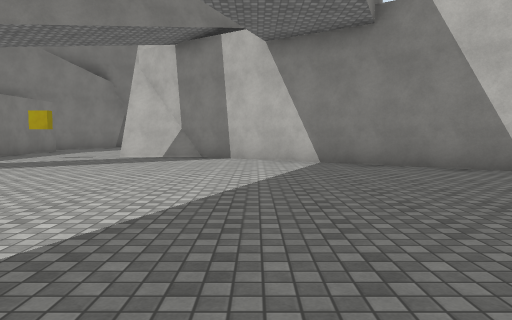
View 1 (above)

24 first-person views from a walk through a 3-D level made in the Unity game engine. The camera is 1.3 m above the floor, tilts 4° down and sees 70° across. The floor is counted in squares, 2 m on a side. Each view is taken from the middle of a square. On the plan, view 1 faces up. The plan holds only what a view shows up to about 11 squares ahead; the rest is blank. The place goes on beyond the plan. The player character is not drawn. Some animated figures are not drawn. Surface patterns are stand-ins for the level's own textures.

View 2
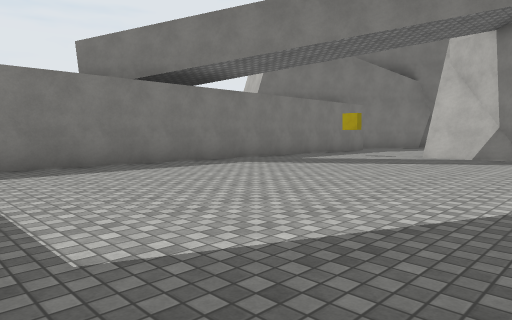

View 3
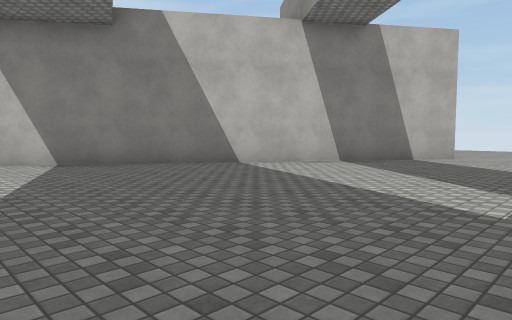

View 4
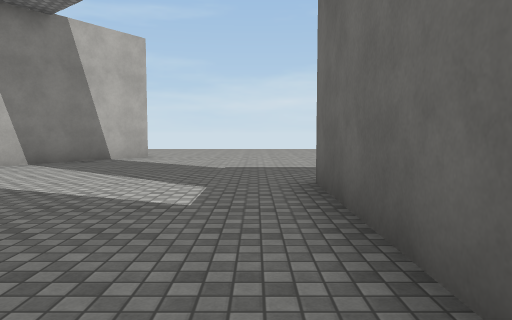

View 5
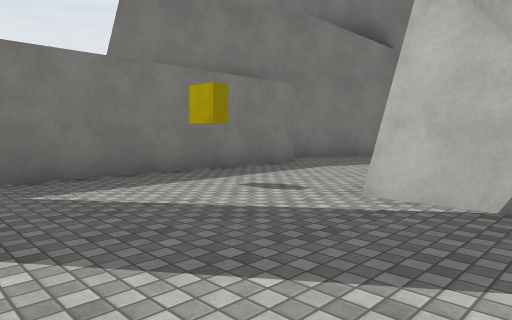

View 6
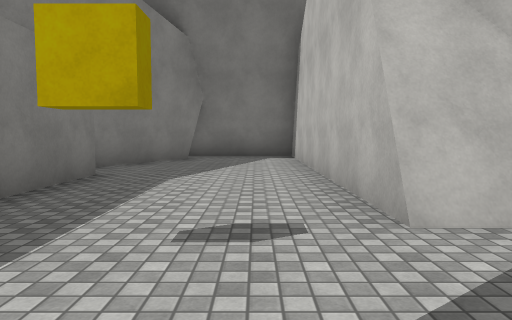

View 7
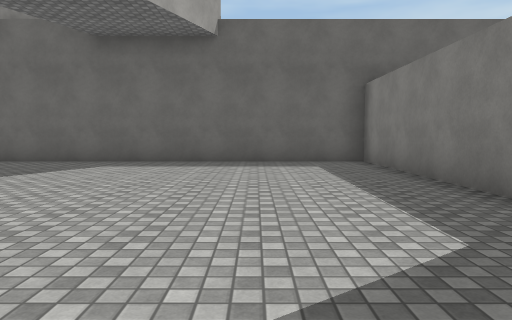

View 8
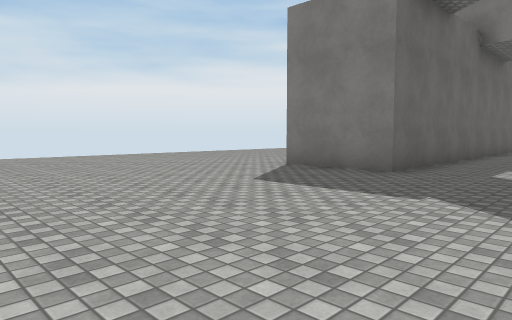

View 9
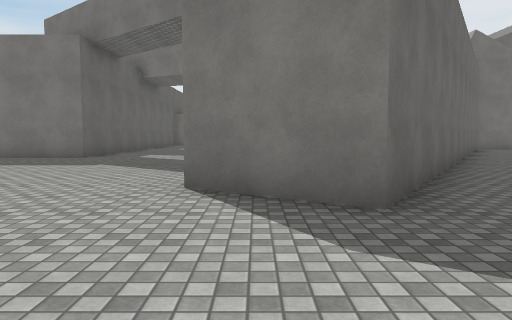

View 10
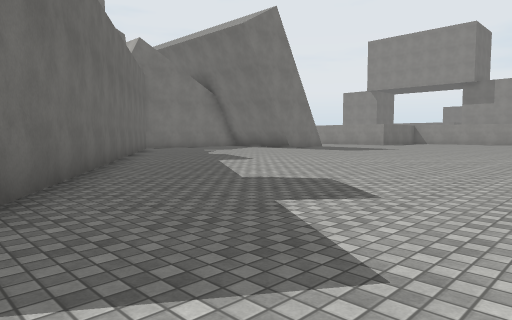

View 11
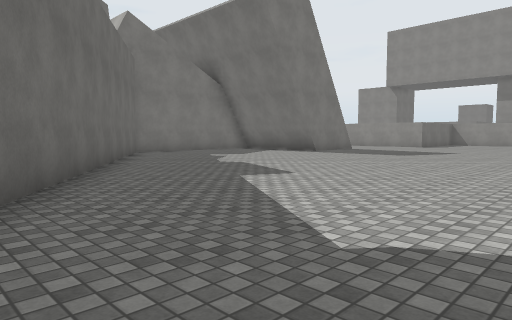

View 12
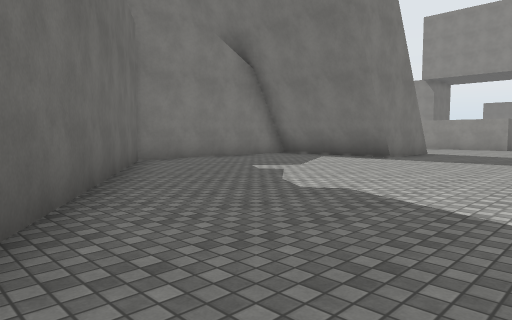

View 13
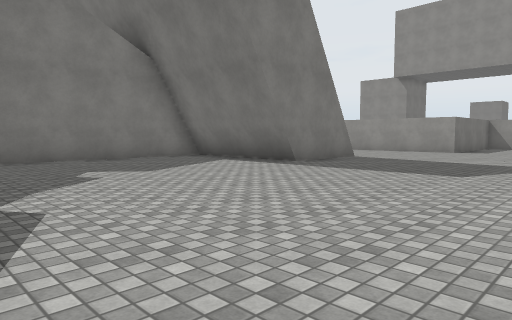

View 14
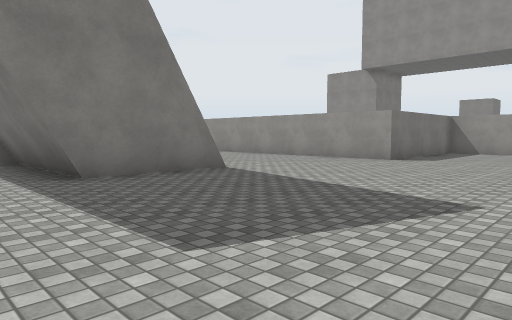

View 15
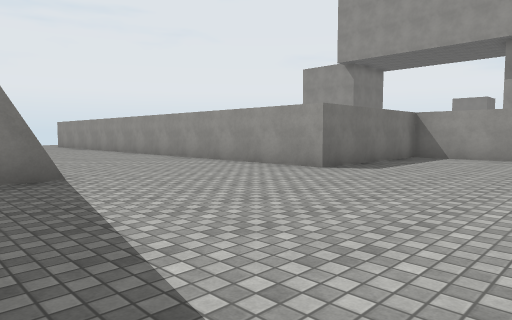

View 16
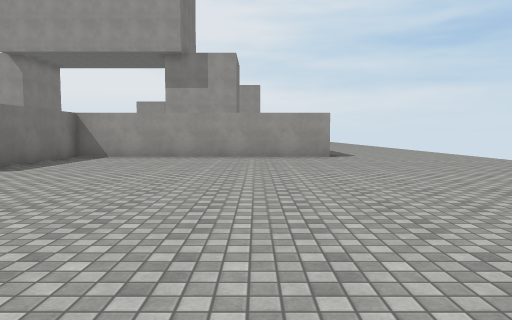

View 17
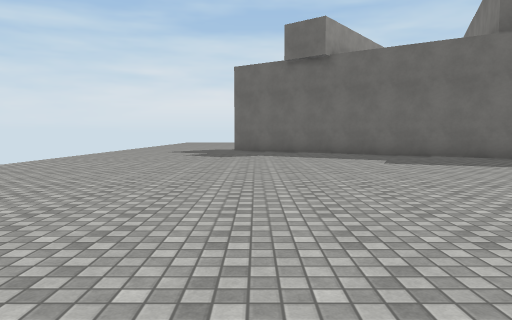

View 18
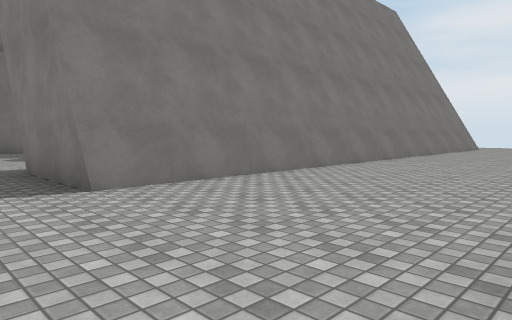

View 19
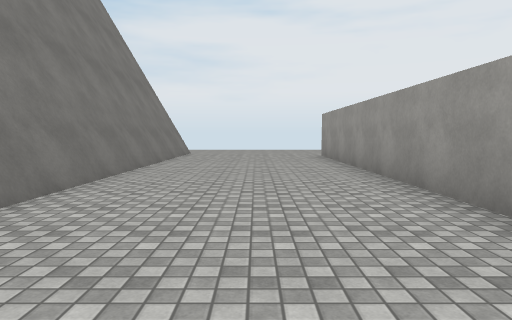

View 20
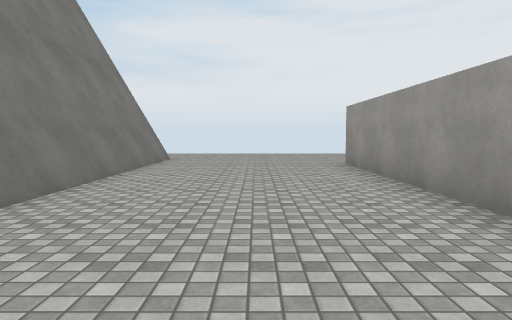

View 21
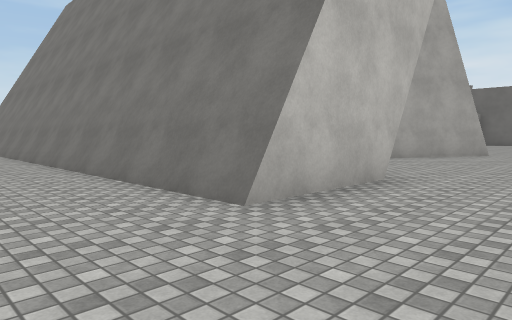

View 22
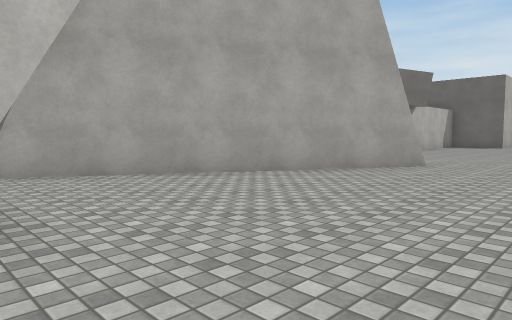

View 23
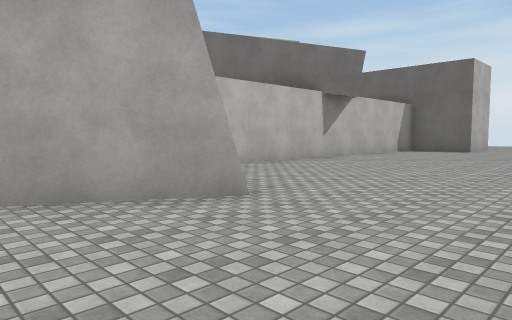

View 24
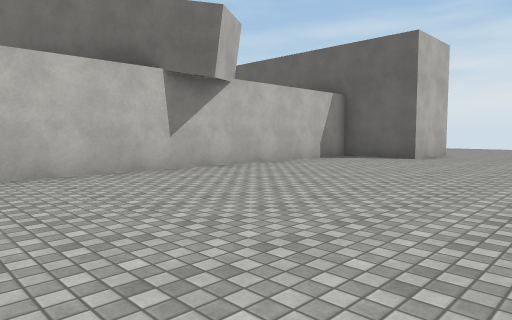

### Floor plan
Points are (right, up) in squares from view 1. A wall is a line through its corners. A room is listed if a view was taken in it or the views show most of it. See-through windows are left out.
Room 1 (views 1, 2, 3, 4, 5, 6, 7, 8, 9, 10, 11, 12, 13, 14, 15, 16, 17, 18, 19, 20, 21, 22, 23, 24)
walls: (-1.6, 10.7) (-3.9, 10.7); (-7.6, 14) (-7.6, -0.8) (3.9, -0.8) (3.9, -3.2); (-1.5, 18.1) (-1.5, 13.4) (10.9, 5.1) (9.5, 3.1) (-2.1, 10.9) (-3.9, 10.9) (-3.9, 18.8); (2.4, 18.7) (-1.6, 18.7); (-3.9, 18.7) (-6.9, 18.7); (-6.6, 17.9) (-8.4, 14.8); (-13.1, 11.4) (-9.4, 17.9); (-13.6, 18.4) (-13.6, 21.4) (2.4, 21.4) (2.4, 18.8); (-12.2, -2.8) (-12.2, -0.8) (-10, -0.8) (-10, 8.9); (-3.8, 26) (-12.3, 26); (-13.6, 21.5) (2.4, 21.5); (3.9, 30.5) (3.9, 26) (-1.6, 26)
low walls: (2.4, 18.8) (-1.6, 18.8); (-3.9, 18.8) (-7, 18.8)

Where each view was taken, in squares from view 1:
view 1: 0 up, 0 right, facing up
view 2: 0 up, 0 right, facing up-left
view 3: 0 up, 1 left, facing up-right
view 4: 0 up, 1 left, facing right
view 5: 7 up, 2 left, facing up-left
view 6: 8 up, 5 left, facing up
view 7: 8 up, 5 left, facing down
view 8: 2 up, 10 right, facing down-left
view 9: 4 up, 14 right, facing left
view 10: 5 up, 14 right, facing up-left
view 11: 7 up, 11 right, facing up-left
view 12: 9 up, 7 right, facing up-left
view 13: 12 up, 8 right, facing up-left
view 14: 17 up, 8 right, facing up-left
view 15: 20 up, 8 right, facing up-left
view 16: 20 up, 9 right, facing up
view 17: 20 up, 10 right, facing down
view 18: 26 up, 4 right, facing down-left
view 19: 24 up, 1 left, facing left
view 20: 24 up, 4 left, facing left
view 21: 24 up, 16 left, facing down-right
view 22: 19 up, 16 left, facing down-right
view 23: 14 up, 16 left, facing down-right
view 24: 9 up, 16 left, facing down-right
